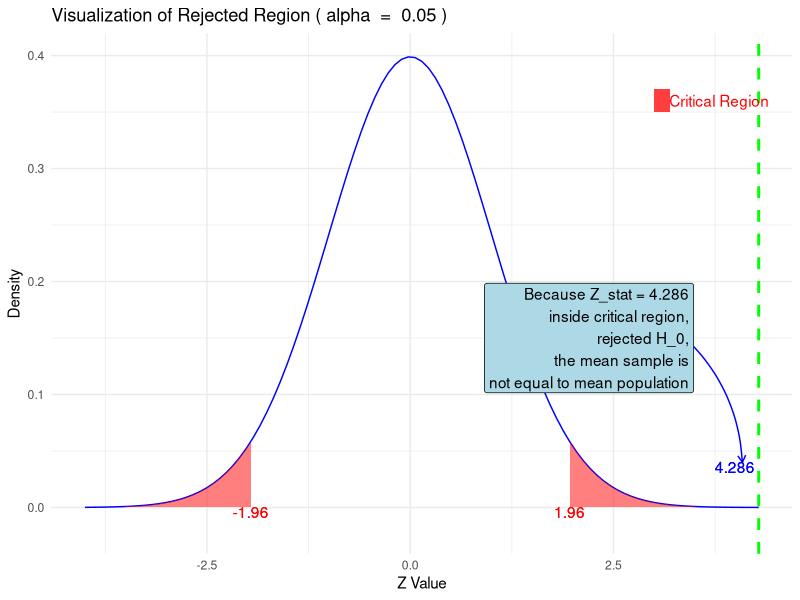

Recreate this plot in R.
# Load necessary libraries
library(ggplot2)
library(dplyr)

# Set parameters
alpha <- 0.05
mode_hyp <- "two-sided" # Change to "right", "left", or "two-sided" as needed
mean <- 0
sd <- 1

# Define the variables
sample_mean <- 83 # Sample mean (X̄)
population_mean <- 80 # Population mean (μ)
population_sd <- 7 # Population standard deviation (σ)
sample_size <- 100 # Sample size (n)

# Calculate the standard error
standard_error <- population_sd / sqrt(sample_size)

# Calculate the z-score
z <- (sample_mean - population_mean) / standard_error

# Calculate critical values based on alpha
if (mode_hyp == "right") {
  critical_value <- qnorm(1 - alpha, mean, sd)
} else if (mode_hyp == "left") {
  critical_value <- qnorm(alpha, mean, sd)
} else if (mode_hyp == "two-sided") {
  critical_value_left <- qnorm(alpha / 2, mean, sd)
  critical_value_right <- qnorm(1 - alpha / 2, mean, sd)
}

# Create the normal distribution plot
p <- ggplot(data.frame(x = c(-4, 4)), aes(x)) +
  stat_function(fun = dnorm, args = list(mean = mean, sd = sd), color = "blue") +
  labs(
    title = paste("Visualization of Rejected Region (", expression(alpha), " = ", alpha, ")"),
    x = "Z Value",
    y = "Density"
  ) +
  theme_minimal()

# Add shading based on hypothesis mode
if (mode_hyp == "right") {
  p <- p + geom_area(
    stat = "function", fun = dnorm,
    args = list(mean = mean, sd = sd),
    xlim = c(critical_value, 4),
    fill = "red", alpha = 0.5
  ) +

    geom_vline(xintercept = z, color = "green", linetype = "dashed", size = 1) +
    geom_text(aes(x = critical_value, y = -0.02, label = round(critical_value, 3)),
      color = "red", vjust = -1
    ) +
    geom_text(aes(x = z - 0.05, y = 0.02, label = round(z, 3)),
      color = "blue", vjust = -1, hjust = 1
    ) +
    annotate("curve",
      x = z - 0.9, y = 0.15,
      xend = z - .2, yend = 0.04,
      curvature = -0.2,
      arrow = arrow(length = unit(0.2, "cm")),
      color = "blue"
    )

  # Add text annotation based on z-value and mode_hyp
  if (z > critical_value) {
    p <- p + annotate("label", x = z - .8, y = 0.15, label = paste0("Because Z_stat = ", round(z, 3), "\ninside critical region,\nrejected H_0,\nthe mean sample is\ngreater than mean population"), hjust = 1, fill = "lightblue")
  } else {
    p <- p + annotate("label", x = z - .8, y = 0.15, label = paste0("Because Z_stat = ", round(z, 3), "\noutside critical region,\nfail to reject H_0,\nthe mean sample is\ngreater than mean population"), hjust = 1, fill = "lightblue")
  }
} else if (mode_hyp == "left") {
  p <- p + geom_area(
    stat = "function", fun = dnorm,
    args = list(mean = mean, sd = sd),
    xlim = c(-4, critical_value),
    fill = "red", alpha = 0.5
  ) +

    geom_vline(xintercept = z, color = "green", linetype = "dashed", size = 1) +
    geom_text(aes(x = critical_value, y = -0.02, label = round(critical_value, 3)),
      color = "red", vjust = -1
    ) +
    geom_text(aes(x = z + 0.05, y = 0.02, label = round(z, 3)),
      color = "blue", vjust = -1, hjust = 0
    ) +
    annotate("curve",
      x = z + 0.9, y = 0.15,
      xend = z, yend = 0.04,
      curvature = 0.3,
      arrow = arrow(length = unit(0.2, "cm")),
      color = "blue"
    )

  # Add text annotation based on z-value and mode_hyp
  if (z < critical_value) {
    p <- p + annotate("label", x = z + .8, y = 0.15, label = paste0("Because Z_stat = ", round(z, 3), "\ninside critical region,\nrejected H_0,\nthe mean sample is\nless than mean population"), hjust = 0, fill = "lightblue")
  } else {
    p <- p + annotate("label", x = z + .8, , y = 0.15, label = paste0("Because Z_stat = ", round(z, 3), "\noutside critical region,\nfail to reject H_0,\nthe mean sample is\nless than mean population"), hjust = 0, fill = "lightblue")
  }
} else if (mode_hyp == "two-sided") {
  p <- p + geom_area(
    stat = "function", fun = dnorm,
    args = list(mean = mean, sd = sd),
    xlim = c(-4, critical_value_left),
    fill = "red", alpha = 0.5
  ) +
    geom_area(
      stat = "function", fun = dnorm,
      args = list(mean = mean, sd = sd),
      xlim = c(critical_value_right, 4),
      fill = "red", alpha = 0.5
    ) +
    geom_vline(xintercept = z, color = "green", linetype = "dashed", size = 1) +
    geom_text(aes(x = critical_value_left, y = -0.02, label = round(critical_value_left, 2)),
      color = "red", vjust = -1
    ) +
    geom_text(aes(x = critical_value_right, y = -0.02, label = round(critical_value_right, 2)),
      color = "red", vjust = -1
    ) +
    geom_text(aes(x = z - 0.05, y = 0.02, label = round(z, 3)),
      color = "blue", vjust = -1, hjust = 1
    ) +
    annotate("curve",
      x = z - 0.9, y = 0.15,
      xend = z - .2, yend = 0.04,
      curvature = -0.2,
      arrow = arrow(length = unit(0.2, "cm")),
      color = "blue"
    )

  # Add text annotation based on z-value and mode_hyp
  if (z < critical_value_left | z > critical_value_right) {
    p <- p + annotate("label", x = z - .8, y = 0.15, label = paste0("Because Z_stat = ", round(z, 3), "\ninside critical region,\nrejected H_0,\nthe mean sample is\nnot equal to mean population"), hjust = 1, fill = "lightblue")
  } else {
    p <- p + annotate("label", x = z - .8, y = 0.15, label = paste0("Because Z_stat = ", round(z, 3), "\noutside critical region,\nfail to reject H_0,\nthe mean sample is\nequal to mean population"), hjust = 1, fill = "lightblue")
  }
}
p <- p +
  geom_rect(aes(xmin = 3, xmax = 3.2, ymin = .35, ymax = .37),
    alpha = 0.5,
    fill = "red"
  ) +
  annotate("text",
    x = 3.8,
    y = .36,
    label = "Critical Region",
    color = "red"
  )
# Print the plot
print(p)
